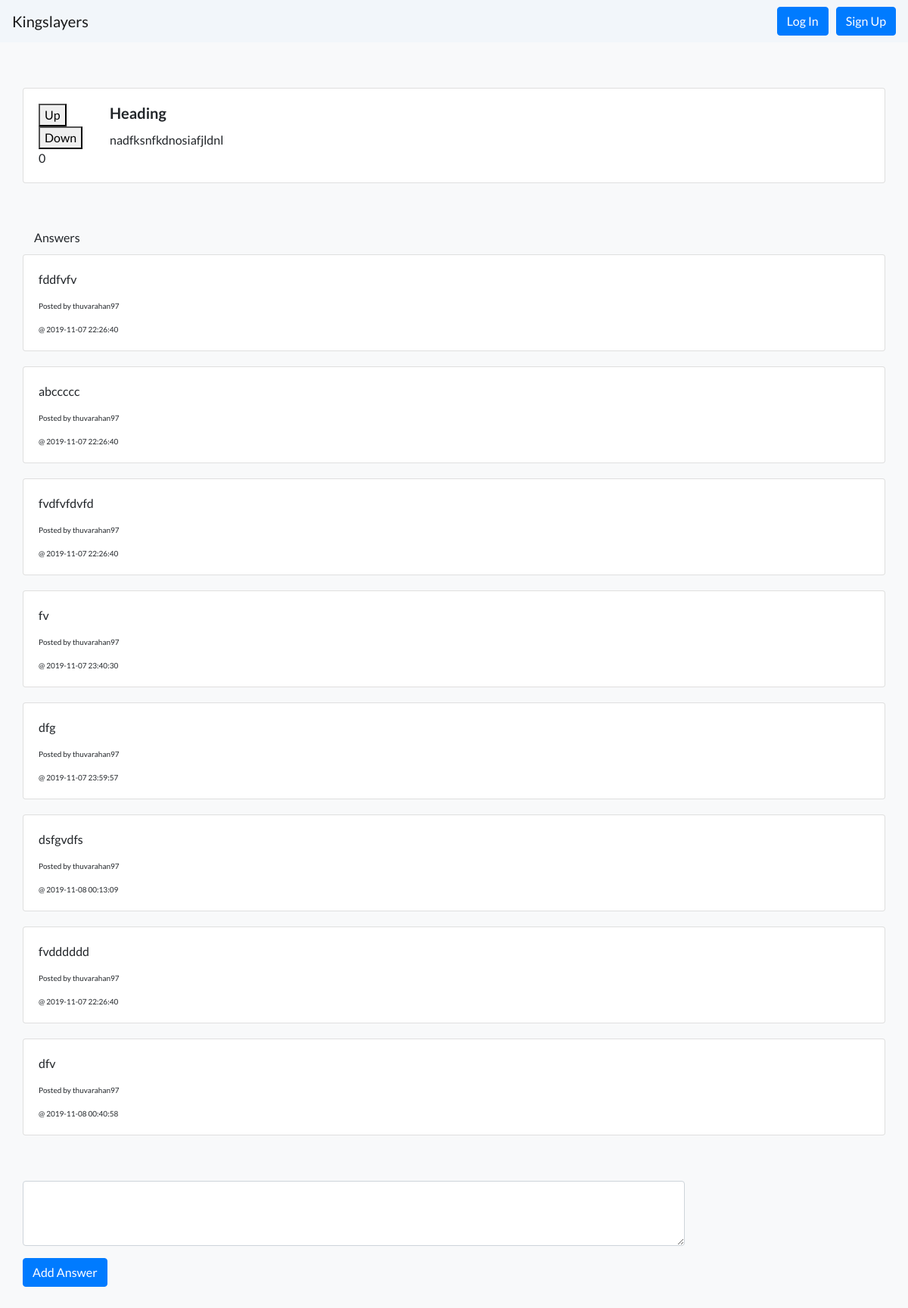
Page /view_question.php?qn_id=5 on the committed database.
### tables this page shows
CREATE TABLE `tbl_questions` (
  `qn_id` int(11) NOT NULL,
  `user_id` varchar(50) NOT NULL,
  `heading` text NOT NULL,
  `content` text NOT NULL,
  `upvote` int(11) NOT NULL,
  `downvote` int(11) NOT NULL,
  `marked` int(11) NOT NULL,
  `time` datetime NOT NULL
);

CREATE TABLE `tbl_answers` (
  `ans_id` int(11) NOT NULL,
  `qn_id` int(11) NOT NULL,
  `answer` text NOT NULL,
  `user_id` varchar(50) NOT NULL,
  `time` datetime NOT NULL,
  `status` int(11) NOT NULL
);

CREATE TABLE `tbl_users` (
  `user_id` varchar(50) NOT NULL,
  `username` varchar(100) NOT NULL,
  `email` varchar(100) NOT NULL,
  `password` text NOT NULL,
  `register_date` datetime NOT NULL
);

### view_question.php (the view, shortened to what this page needs)
<?php
include 'header.php';
$qn_id = $_GET['qn_id'];
?>
    <section class="questions" style="margin-top:50px;">
        <div class="container">
            <?php
            $sql = "SELECT * FROM tbl_questions WHERE qn_id='$qn_id'";
            $result = mysqli_query($db, $sql);
            while($row = mysqli_fetch_assoc($result)){
            ?>
            <div class="row" style="padding:10px 0;">
                <div class="card" style='width:100%;'>
                    <div class="card-body">
                        <div class="row">
                            <div class="col-sm-1">
                                <div class="vote">
                                    <button class="increment up">Up</button>
                                    <button class="increment down">Down</button>
                                    <?php $votes = $row['upvote'] - $row['downvote'];?>
                                    <div class="count"><?php echo $votes; ?></div>
                                </div>
                            </div>
                            <div class="col-sm-10">
                                <h5 class="card-title"><?php echo $row['heading']?></h5>
                                <p class="card-text"><?php echo $row['content']?></p>
                            </div>
                            <div class="col-sm-1">
                            </div>
                        </div>
                    </div>
                </div>
            </div>
            <?php } ?>
        </div>
    </section>
    <section class="questions" style="margin-top:50px;">
        <div class="container">
            <?php
            $sql = "SELECT * FROM tbl_answers NATURAL JOIN tbl_users WHERE qn_id='$qn_id'";
            $result = mysqli_query($db, $sql);
            if(mysqli_num_rows($result)>0) {?>
            <span>Answers</span>
            <?php }
            while($row = mysqli_fetch_assoc($result)){
            ?>
            <div class="row" style="padding:10px 0;">
                <div class="card" style='width:100%;'>
                    <div class="card-body">
                        <div class="row">
                            <div class="col-sm-12">
                                <p class="card-text"><?php echo $row['answer']?></p>
                                <p class="card-text" style="font-size:10px;"><?php echo 'Posted by '.$row['username']?></p>
                                <p class="card-text" style="font-size:10px;"><?php echo '@ '.$row['time']?></p>
                            </div>
                        </div>
                    </div>
                </div>
            </div>
            <?php } ?>
        </div>
    </section>
    <section class="questions" style="margin-top:50px;">
        <div class="container">
            <div class="row">
                <form>
                    <div class="form-group">
                        <textarea class="form-control answer_content" name="answer_content" id="answer_content" rows="3" cols="100" required></textarea>
                    </div>
                    <div class="form-group row">
                        <div class="col-sm-12">
                            <button type="button" name="add_ans" id="add_ans" class="btn btn-primary">Add Answer</button>
                        </div>
                    </div>
                </form>
            </div>
        </div>
    </section>
</body>
</html>

### header.php (shortened to what this page needs)
<!DOCTYPE html>
<html lang="en">
<head>
  <link href="vendor/bootstrap/css/bootstrap.min.css" rel="stylesheet">
  <link href="vendor/fontawesome-free/css/all.min.css" rel="stylesheet">
  <link href="vendor/simple-line-icons/css/simple-line-icons.css" rel="stylesheet" type="text/css">
  <link href="css/landing-page.min.css" rel="stylesheet">
  <link href="css/style.css" rel="stylesheet">
</head>
<body class="bg-light">
  <nav class="navbar navbar-expand-lg  navbar-light static-top" style="background:#f2f6fa;">
    <a class="navbar-brand" href="index.php">Kingslayers</a>
    <div class="collapse navbar-collapse" id="navbarSupportedContent">
      <form class="form-inline my-2 my-lg-0">
      <?php if(!isset($_SESSION['username'])){?>
        <a class="btn btn-primary" href="login.php" style="margin-right:10px;">Log In</a>
        <a class="btn btn-primary" href="register.php">Sign Up</a>
        <?php } ?>
      </form>
    </div>
  </nav>

### rows in the picture
tbl_questions: upvote "0", heading "Heading", content "nadfksnfkdnosiafjldnl"
tbl_answers: answer "fddfvfv", user.username "thuvarahan97", time "2019-11-07 22:26:40"
tbl_answers: answer "abccccc", user.username "thuvarahan97", time "2019-11-07 22:26:40"
tbl_answers: answer "fvdfvfdvfd", user.username "thuvarahan97", time "2019-11-07 22:26:40"
tbl_answers: answer "fv", user.username "thuvarahan97", time "2019-11-07 23:40:30"
tbl_answers: answer "dfg", user.username "thuvarahan97", time "2019-11-07 23:59:57"
tbl_answers: answer "dsfgvdfs", user.username "thuvarahan97", time "2019-11-08 00:13:09"
tbl_answers: answer "fvdddddd", user.username "thuvarahan97", time "2019-11-07 22:26:40"
tbl_answers: answer "dfv", user.username "thuvarahan97", time "2019-11-08 00:40:58"
